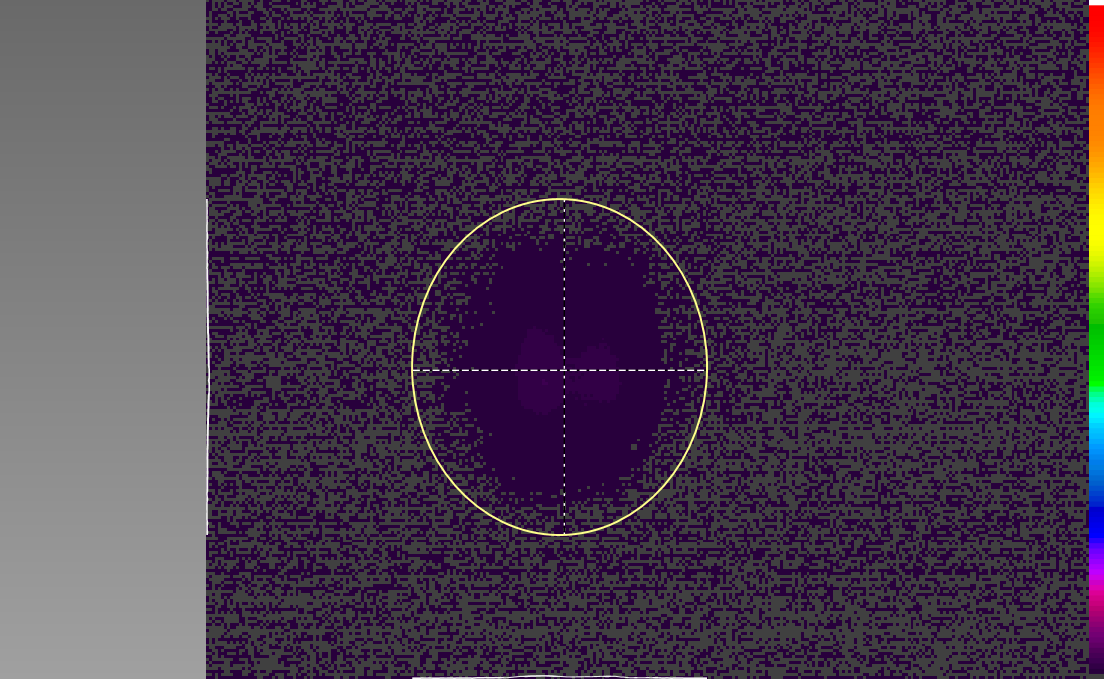
#> input picture DataBase/data/120/120_0001.png, 1104 x 679 px
$ python -i analyze_beam_m2.py   (imports and definitions only)
#> lines starting #> are read from the running program, lines starting #| are printed output that depends on the picture; after the words box and inside, x2 and y2 are one past the last pixel; in counts of white or black regions, pixels touching at a corner belong together
from __future__ import annotations

import csv
import math
from collections import Counter
from pathlib import Path

import numpy as np
from PIL import Image, ImageDraw
from scipy import ndimage
from scipy.optimize import curve_fit
from scipy.spatial import cKDTree


BASE_DIR = Path(__file__).resolve().parent
DATA_DIR = BASE_DIR / "data"
OUT_DIR = BASE_DIR / "analysis"
ANNOTATED_DIR = OUT_DIR / "annotated_png"

WAVELENGTH_UM = 10.6
CAMERA_PIXEL_SIZE_UM = 80.0
MAIN_IMAGE_RIGHT_X = 1088
ENERGY_DOMAIN_RADIUS = 1.5


# [17 lines left out: function read_csv_rows, not called in this run]


def largest_component(mask: np.ndarray) -> tuple[slice, slice, np.ndarray]:
    labels, _ = ndimage.label(mask, structure=np.ones((3, 3), dtype=bool))
    objects = ndimage.find_objects(labels)
    best = None
    for idx, slices in enumerate(objects, start=1):
        if slices is None:
            continue
        ys, xs = slices
        area = int((labels[slices] == idx).sum())
        width = xs.stop - xs.start
        height = ys.stop - ys.start
        if area > 20 and width > 20 and height > 20:
            if best is None or area > best[0]:
                best = (area, idx, ys, xs)
    if best is None:
        raise RuntimeError("No yellow overlay ellipse was found.")
    _, idx, ys, xs = best
    return ys, xs, labels == idx


def detect_overlay_center_and_mask(rgb: np.ndarray) -> dict[str, float | np.ndarray]:
    yy, xx = np.indices(rgb.shape[:2])
    yellow = (
        (rgb[:, :, 0] > 180)
        & (rgb[:, :, 1] > 180)
        & (rgb[:, :, 2] < 190)
        & (xx < MAIN_IMAGE_RIGHT_X)
    )
    ys, xs, yellow_component = largest_component(yellow)
    x0, x1 = xs.start, xs.stop
    y0, y1 = ys.start, ys.stop

    main = rgb[:, :MAIN_IMAGE_RIGHT_X, :]
    white = (main[:, :, 0] > 180) & (main[:, :, 1] > 180) & (main[:, :, 2] > 180)
    yellow_main = yellow_component[:, :MAIN_IMAGE_RIGHT_X]
    overlay = ndimage.binary_dilation(yellow_main, structure=np.ones((5, 5), dtype=bool))
    overlay |= ndimage.binary_dilation(white, structure=np.ones((3, 3), dtype=bool))

    return {
        "center_x_screen": (x0 + x1 - 1.0) / 2.0,
        "center_y_screen": (y0 + y1 - 1.0) / 2.0,
        "yellow_x0": float(x0),
        "yellow_x1": float(x1),
        "yellow_y0": float(y0),
        "yellow_y1": float(y1),
        "overlay_mask": overlay,
    }


# [564 lines left out: functions line_run_lengths, estimate_display_scale, extract_palette, fill_mask_with_nearest, png_palette_intensity, subtract_background and 8 more, not called in this run]


# [2 lines not run here, left out]

>>> import cv2
>>> picture = cv2.imread('data/120/120_0001.png')
#> picture is the input picture: shape (679, 1104, 3); mean B, G, R 76.1, 53.8, 69.4
>>> result = detect_overlay_center_and_mask(picture)
#> in detect_overlay_center_and_mask, `yellow = ( (rgb[:, :, 0] > 180) & (rgb[:, :, 1] > 180) & (rgb[:, :, 2]..`:
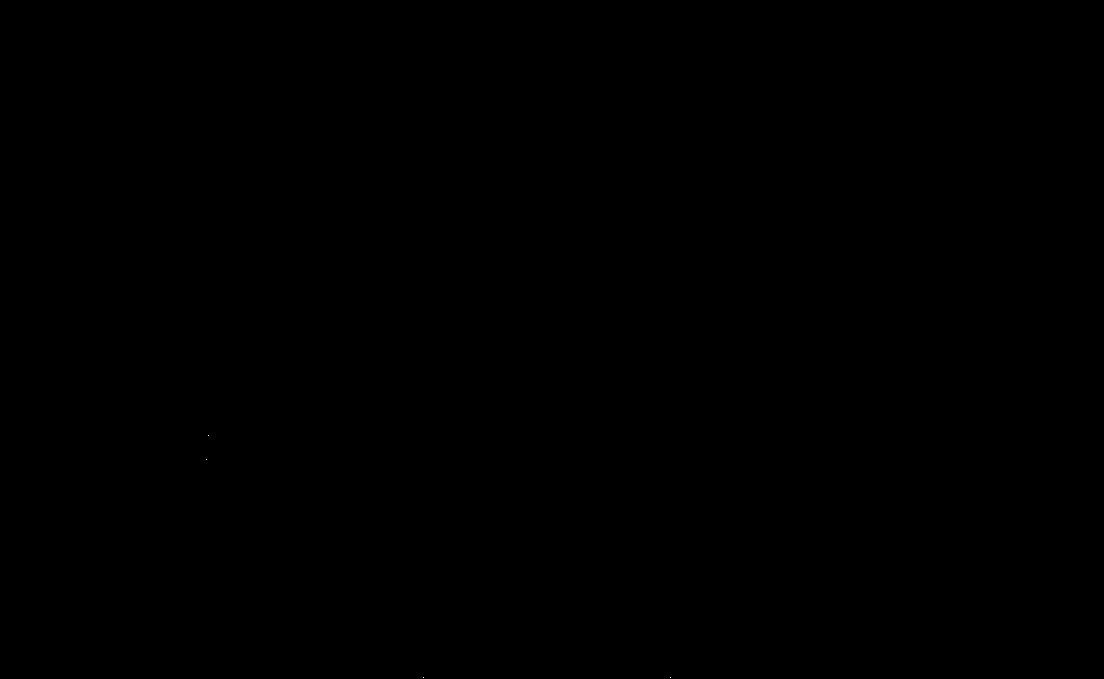
#> yellow: shape (679, 1104) bool; 0% white in thin lines or dots, all inside (x1, y1, x2, y2) = (206, 435, 671, 678)
#> in largest_component, `labels, _ = ndimage.label(mask, structure=np.ones((3, 3), dtype=bool))`: labels: shape (679, 1104) int32; 5 distinct labels, from 0 to 4
#> in largest_component, `objects = ndimage.find_objects(labels)`: objects = 4 items
#> the loop in largest_component, `for idx, slices in enumerate(objects, start=1):` made 4 passes
#> (the run stopped early here; a loop or call above may not have finished)
